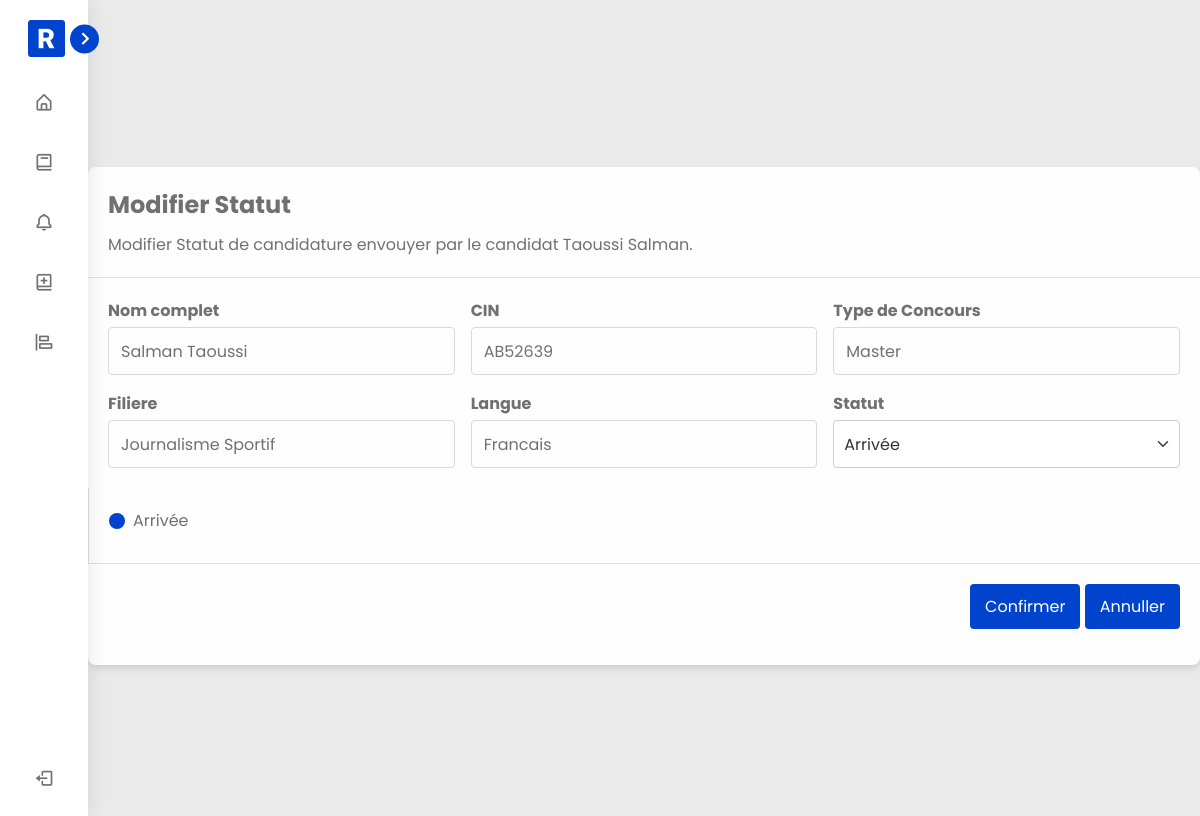
Page /edit-application/4/ (signed in) on the committed database.
### isicApp/models.py (models this page shows, shortened)
class Application(models.Model):
    ARRIVED = 'Arrivée'
    UNDER_PROCESSING = 'En cours'
    ACCEPTED = 'Accepté'
    REJECTED = 'Rejetée'
    STATUS_CHOICES = [
        (ARRIVED, 'Arrivée'),
        (UNDER_PROCESSING, 'En cours'),
        (ACCEPTED, 'Accepté'),
        (REJECTED, 'Rejetée'),
    ]
    BACCALAUREATE_CHOICES = [
        ('Sciences', 'Sciences'),
        ('Littéraire', 'Littéraire'),
        ('Economie/Gestion', 'Economie/Gestion'),
    ]
    DIPLOMA_CHOICES = [
        ('Diplome d`ISIC', 'Diplome d`ISIC'),
        ('License Fondamentale', 'License Fondamentale'),
        ('License Professionnelle', 'License Professionnelle'),
    ]
    DIPLOMA_GRADE_CHOICES = [
        ('Passable', 'Passable'),
        ('A-Bien', 'A-Bien'),
        ('Bien', 'Bien'),
        ('T-Bien', 'T-Bien'),
    ]
    LANGUAGE_CHOICES = [
        ('Anglais', 'Anglais'),
        ('Francais', 'Francais'),
        ('Arabe', 'Arabe'),
    ]
    T_LANGUAGE_CHOICES = [
        ('Anglais', 'Anglais'),
        ('Espagnole', 'Espagnole'),
        ('Allemand', 'Allemand'),
        ('Autre', 'Autre'),
    ]
    student = models.ForeignKey(CustomUser, on_delete=models.CASCADE)
    competition = models.ForeignKey(Competition, on_delete=models.CASCADE)
    CNE= models.CharField(max_length=24, null=True)
    status = models.CharField(max_length=20, choices=STATUS_CHOICES, default=ARRIVED)
    baccalaureate_category = models.CharField(max_length=35, choices=BACCALAUREATE_CHOICES, default='Littéraire')
    baccalaureate_grade = models.FloatField(null=True)
    diploma_category = models.CharField(max_length=60, choices=DIPLOMA_CHOICES, blank=True)
    diploma_year = models.IntegerField(null=True, blank=True)
    diploma_grade = models.CharField(max_length=20, choices=DIPLOMA_GRADE_CHOICES, blank=True)
    license_field_name = models.CharField(max_length=200,null=True, blank=True)
    université = models.CharField(max_length=200, null=True, blank=True)
    troisieme_lng =models.CharField(max_length=25, null=True, blank=True, choices= T_LANGUAGE_CHOICES)
    language = models.CharField(max_length=25, choices=LANGUAGE_CHOICES)
    semester_1_grade = models.FloatField(null=True, blank=True)
    semester_2_grade = models.FloatField(null=True, blank=True)
    semester_3_grade = models.FloatField(null=True, blank=True)
    semester_4_grade = models.FloatField(null=True, blank=True)
    semester_5_grade = models.FloatField(null=True, blank=True)
    semester_6_grade = models.FloatField(null=True, blank=True)
    applied_at = models.DateTimeField(auto_now_add=True)
    updated_at = models.DateTimeField(auto_now=True)

class CustomUser(AbstractUser):
    USER_TYPES = (
        ('responsable', 'Responsable'),
        ('etudiant', 'Etudiant'),
    )
    first_name = models.CharField(max_length=100)
    last_name = models.CharField(max_length=100)
    email = models.EmailField(unique=True)
    CIN = models.CharField(max_length=20, unique=True)
    address = models.CharField(max_length=255)
    date_of_birth = models.DateField(null=True, blank=True)
    place_of_birth = models.CharField(max_length=100)
    phone = models.CharField(max_length=20)
    user_type = models.CharField(max_length=20, choices=USER_TYPES)
    groups = models.ManyToManyField(
        Group,
        related_name='customuser_set',
        blank=True,
        help_text=('The groups this user belongs to. A user will get all permissions '
                   'granted to each of their groups.'),
        related_query_name='customuser',
    )
    user_permissions = models.ManyToManyField(
        Permission,
        related_name='customuser_set',
        blank=True,
        help_text='Specific permissions for this user.',
        related_query_name='customuser',
    )

class Competition(models.Model):
    BACHELOR = 'L'
    MASTER = 'M'
    COMPETITION_TYPES = [
        (BACHELOR, 'License'),
        (MASTER, 'Master'),
    ]
    FIELD_CHOICES = [
        ('Communication Politique', 'Communication Politique'),
        ('Journalisme Sportif', 'Journalisme Sportif'),
        ('Innovation et Production de Contenus Audiovisuels et Numérique', 'Innovation et Production de Contenus Audiovisuels et Numérique'),
    ]
    type = models.CharField(max_length=1, choices=COMPETITION_TYPES)
    field = models.CharField(max_length=150, choices=FIELD_CHOICES, null=True, blank=True)
    deadline = models.DateField(null=True, blank=True)
    created_at = models.DateTimeField(auto_now_add=True)
    updated_at = models.DateTimeField(auto_now=True)

### isicApp/views.py (the view, shortened to what this page needs)
# urls.py: path('edit-application/<int:application_id>/', views.edit_application, name='edit_application'),
@login_required(login_url='sign-in')
@user_passes_test(is_responsable, login_url='sign-in')
def edit_application(request, application_id):
    application = get_object_or_404(Application, id=application_id)
    context = {
        'application': application,
        'status_choices': ['Arrivée', 'En cours', 'Accepté', 'Rejetée']
    }
    return render(request, 'edit.html', context)

### isicApp/views.py (called while the page is built)
def is_responsable(user):
    return user.user_type == 'responsable'

### isicApp/templates/edit.html (shortened to what this page needs)
<!DOCTYPE html>
<html lang="en">
<head>
    {% load static %}
    <link rel="stylesheet" href="{% static 'css/edit.css' %}">
    <link href='https://unpkg.com/boxicons@2.1.4/css/boxicons.min.css' rel='stylesheet'>
</head>
<body>
    <nav class="sidebar close">
        <header>
            <div class="image-text">
                <span class="image">
                    <img src="{% static 'images/letter-r.png' %}" alt="logo">
                </span>
            </div>
            <i class='bx bx-chevron-right toggle'></i>
        </header>
        <div class="menu-bar">
            <div class="menu">
                <ul class="menu-links">
                    <li class="nav-link">
                        <a href="{% url 'res-dash' %}">
                            <i class='bx bx-home-alt icon' ></i>
                        </a>
                    </li>
                    <li class="nav-link">
                        <a href="{% url 'applications' %}">
                            <i class='bx bx-book icon' ></i>
                        </a>
                    </li>
                    <li class="nav-link">
                        <a href="{% url 'notifications-res' %}">
                            <i class='bx bx-bell icon' ></i>
                        </a>
                    </li>
                    <li class="nav-link">
                        <a href="{% url 'add-competition' %}">
                            <i class='bx bx-book-add icon' ></i>
                        </a>
                    </li>
                    <li class="nav-link">
                        <a href="{% url 'overview' %}">
                            <i class='bx bx-objects-horizontal-left icon'></i>
                        </a>
                    </li>
                </ul>
            </div>
            <div class="bottom-content">
                <li class="">
                    <a href="{% url 'sign-out' %}">
                        <i class='bx bx-log-out icon'></i>
                    </a>
                </li>
            </div>
        </div>
    </nav>
    <section class="home">
        <div class="text">      </div>
        <div class="flex-container">
                <div class="card">
                    <form method="post" action="{% url 'edit_application' application.id %}">
                    <div class="card-header">
                        <h2 class="card-title">Modifier Statut</h2>
                        <p class="card-description">Modifier Statut de candidature envouyer par le candidat {{ application.student.last_name }} {{ application.student.first_name }}.</p>
                    </div>
                    <div class="card-content">
                        <div class="grid">
                            <div class="section">
                                <div class="grid-3">
                                    <div class="input-group">
                                        <label for="name">Nom complet</label>
                                        <input id="name" value="{{ application.student.first_name }} {{ application.student.last_name }}" disabled>
                                    </div>
                                    <div class="input-group">
                                        <label for="cin">CIN</label>
                                        <input id="cin" value="{{ application.student.CIN }}" disabled>
                                    </div>
                                    <div class="input-group">
                                        <label for="program">Type de Concours</label>
                                        <input id="program" value="{{ application.competition.get_type_display }}" disabled>
                                    </div>
                                    <div class="input-group">
                                        <label for="term">Filiere</label>
                                        <input id="term" value="{{ application.competition.field }}" disabled>
                                    </div>
                                    <div class="input-group">
                                        <label for="term">Langue</label>
                                        <input id="term" value="{{ application.language }}" disabled>
                                    </div>
                                    <div class="input-group">
                                        <label for="status">Statut</label>
                                        <select name="status" id="status" class="form-control">
                                            {% for status in status_choices %}
                                                <option value="{{ status }}" {% if status == application.status %}selected{% endif %}>
                                                    {{ status }}
                                                </option>
                                            {% endfor %}
                                        </select>
                                    </div>
                                </div>
                            </div>
                        </div>
                    </div>
                    <div class="status-legend">
                        {% if application.status == 'Arrivée' %}
                        <div class="status-item">
                            <div class="status-dot blue"></div>
                            <div style="color: #707070;">Arrivée</div>
                        </div>
                        {% elif application.status == 'En cours' %}
                        <div class="status-item">
                            <div class="status-dot yellow"></div>
                            <div style="color: #707070;">En cours</div>
                        </div>
                        {% elif application.status == 'Rejetée' %}
                        <div class="status-item">
                            <div class="status-dot red"></div>
                            <div style="color: #707070;">Rejetée</div>
                        </div>
                        {% elif application.status == 'Accepté' %}
                        <div class="status-item">
                            <div class="status-dot green"></div>
                            <div style="color: #707070;">Accepté</div>
                        </div>
                        {% endif %}
                    </div>
                    <div class="card-footer">
                        <button type="submit" class="alpha">Confirmer</button>
                        <button type="button" id="backButton">
                            <span class="annuller">Annuller</span>
                        </button>
                    </div>
                    </form>
                </div>
        </div>
    </section>
</body>
</html>

### isicApp/static/css/edit.css (style rules this page uses)
* { margin: 0; padding: 0; box-sizing: border-box; font-family: 'Poppins', sans-serif; }
:root { --body-color: #eaeaea; --sidebar-color: #FFF; --primary-color: #0044CD; --primary-color-light: #EAF2FF; --toggle-color: #DDD; --text-color: #707070; --tran-02: all 0.2s ease; --tran-03: all 0.3s ease; --tran-04: all 0.4s ease; --tran-05: all 0.5s ease; }
body { height: 100vh; background: var(--body-color); }
.sidebar header { position: relative; }
.sidebar.close { width: 88px; }
.sidebar .image { min-width: 55px; display: flex; align-items: center; }
.sidebar { position: fixed; top: 0; left: 0; height: 100%; width: 250px; background: var(--sidebar-color); box-shadow: 0 0 20px rgba(0, 0, 0, 0.1); padding: 10px 14px; z-index: 100; }
.sidebar li { height: 50px; margin-top: 10px; list-style: none; display: flex; align-items: center; }
.sidebar li .icon { display: flex; align-items: center; justify-content: center; font-size: 20px; min-width: 60px; }
.sidebar li .icon, .sidebar li .text { color: var(--text-color); transition: var(--tran-03); }
.sidebar .image-text img { width: 70px; border-radius: 6px; padding: 10px 14px; padding-right: 19px; }
.sidebar header .image-text { display: flex; align-items: center; }
.sidebar header .toggle { position: absolute; top: 50%; right: -25px; transform: translateY(-50%); height: 29px; width: 29px; background: var(--primary-color); display: flex; align-items: center; justify-content: center; border-radius: 50%; color: var(--sidebar-color); font-size: 26px; }
.sidebar li a { height: 100%; width: 100%; display: flex; align-items: center; text-decoration: none; border-radius: 6px; transition: var(--tran-04); }
.sidebar .menu-bar { height: calc(100% - 60px); display: flex; flex-direction: column; justify-content: space-between; }
.home { position: relative; height: 100vh; left: 250px; width: calc(100% - 250px); background: var(--body-color); transition: var(--tran-05); }
.home .text { font-size: 30px; font-weight: 700; color: var(--text-color); padding: 8px 40px; animation: slideRight 1s ease forwards; }
.sidebar.close ~ .home { left: 88px; width: calc(100% - 88px); }
.flex-container { display: flex; justify-content: center; align-items: center; min-height: 100vh; }
.card { background-color: #fefefe; border-radius: 8px; box-shadow: 0 4px 6px rgba(0, 0, 0, 0.1); width: 100%; max-width: 1500px; animation: slideTop 1s ease forwards; }
.card-header { padding: 20px; border-bottom: 1px solid #e0e0e0; }
.card-title { margin: 0; font-size: 24px; color: var(--text-color); }
.card-description { margin: 10px 0 0; color: var(--text-color); }
.card-content { padding: 20px; }
.grid { display: grid; gap: 20px; }
.grid-3 { display: grid; grid-template-columns: repeat(3, 1fr); gap: 16px; }
.input-group { display: flex; flex-direction: column; }
label { font-weight: bold; margin-bottom: 4px; font-size: 16px; color: var(--text-color); }
input, select { padding: 12px; border: 1px solid #d8d8d8; border-radius: 4px; font-size: 16px; height: 48px; color: var(--text-color); }
input:disabled { background-color: #fefefe; }
select#field, select#type, select#deadline, select#status { width: 100%; padding: 10px; border: 1px solid #ccc; border-radius: 4px; background-color: #fff; font-size: 16px; color: #333; appearance: none; -webkit-appearance: none; -moz-appearance: none; background-repeat: no-repeat; background-position: right 10px top 50%; background-size: 12px auto; }
.status-legend { border-left: 1px solid #e0e0e0; padding: 20px; }
.status-item { display: flex; align-items: center; margin-bottom: 10px; }
.status-dot { width: 16px; height: 16px; border-radius: 50%; margin-right: 8px; }
.blue { background-color: #0044CD; }
.card-footer { padding: 20px; border-top: 1px solid #e0e0e0; text-align: right; margin-bottom: 1rem; }
.card-footer button { padding: 10px 15px; background-color: var(--primary-color); color: white; border: none; border-radius: 4px; cursor: pointer; transition: var(--tran-04); }
.annuller { color: white; text-decoration: none; transition: var(--tran-03); }
.alpha { background-color: #0044CD; border: none; padding: 10px 20px; cursor: pointer; transition: var(--tran-03); }
button { background-color: #0044CD; color: #fff; padding: 0.75rem 1.5rem; border: none; border-radius: 4px; cursor: pointer; font-size: 1rem; transition: var(--tran-04); }

### rows in the picture
Application: student.last_name "Taoussi", student.first_name "Salman", student.first_name "Salman Taoussi", student.CIN "AB52639", competition.type "Master", competition.field "Journalisme Sportif", language "Francais", status "Arrivée"
